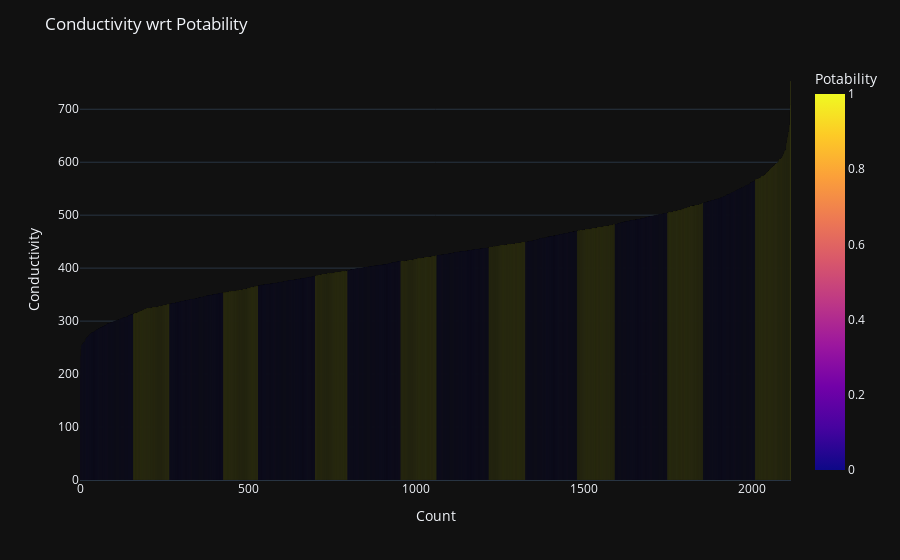

Notebook source saved alongside this figure:
### Code cell
fig = px.bar(df_water_quality, x=range(df_water_quality['Conductivity'].count()),
             y=sorted(df_water_quality['Conductivity']), labels={
                     'x': "Count",
                     'y': "Conductivity",
                     'color':'Potability'

                 },
             color=df_water_quality['Potability']
             ,template = 'plotly_dark')
fig.update_layout(title='Conductivity wrt Potability')
fig.show()

### Figure 1 — Plotly figure (JSON) as saved in the notebook; plotly's stock layout.template omitted (floating-point values rounded to 4 significant figures; data arrays with more than 128 entries replaced by an {"elided": "..."} marker saying what was removed)
{"data": [{"alignmentgroup": "True", "hovertemplate": "Count=%{x}<br>Conductivity=%{y}<br>Potability=%{marker.color}<extra></extra>", "legendgroup": "", "marker": {"color": {"elided": "2116 int values"}, "coloraxis": "coloraxis", "pattern": {"shape": ""}}, "name": "", "offsetgroup": "", "orientation": "v", "showlegend": false, "textposition": "auto", "x": {"elided": "2116 int values"}, "xaxis": "x", "y": {"elided": "2116 float values"}, "yaxis": "y", "type": "bar"}], "layout": {"xaxis": {"anchor": "y", "domain": [0.0, 1.0], "title": {"text": "Count"}}, "yaxis": {"anchor": "x", "domain": [0.0, 1.0], "title": {"text": "Conductivity"}}, "coloraxis": {"colorbar": {"title": {"text": "Potability"}}, "colorscale": [[0.0, "#0d0887"], [0.1111, "#46039f"], [0.2222, "#7201a8"], [0.3333, "#9c179e"], [0.4444, "#bd3786"], [0.5556, "#d8576b"], [0.6667, "#ed7953"], [0.7778, "#fb9f3a"], [0.8889, "#fdca26"], [1.0, "#f0f921"]]}, "legend": {"tracegroupgap": 0}, "margin": {"t": 60}, "barmode": "relative", "title": {"text": "Conductivity wrt Potability"}}}
